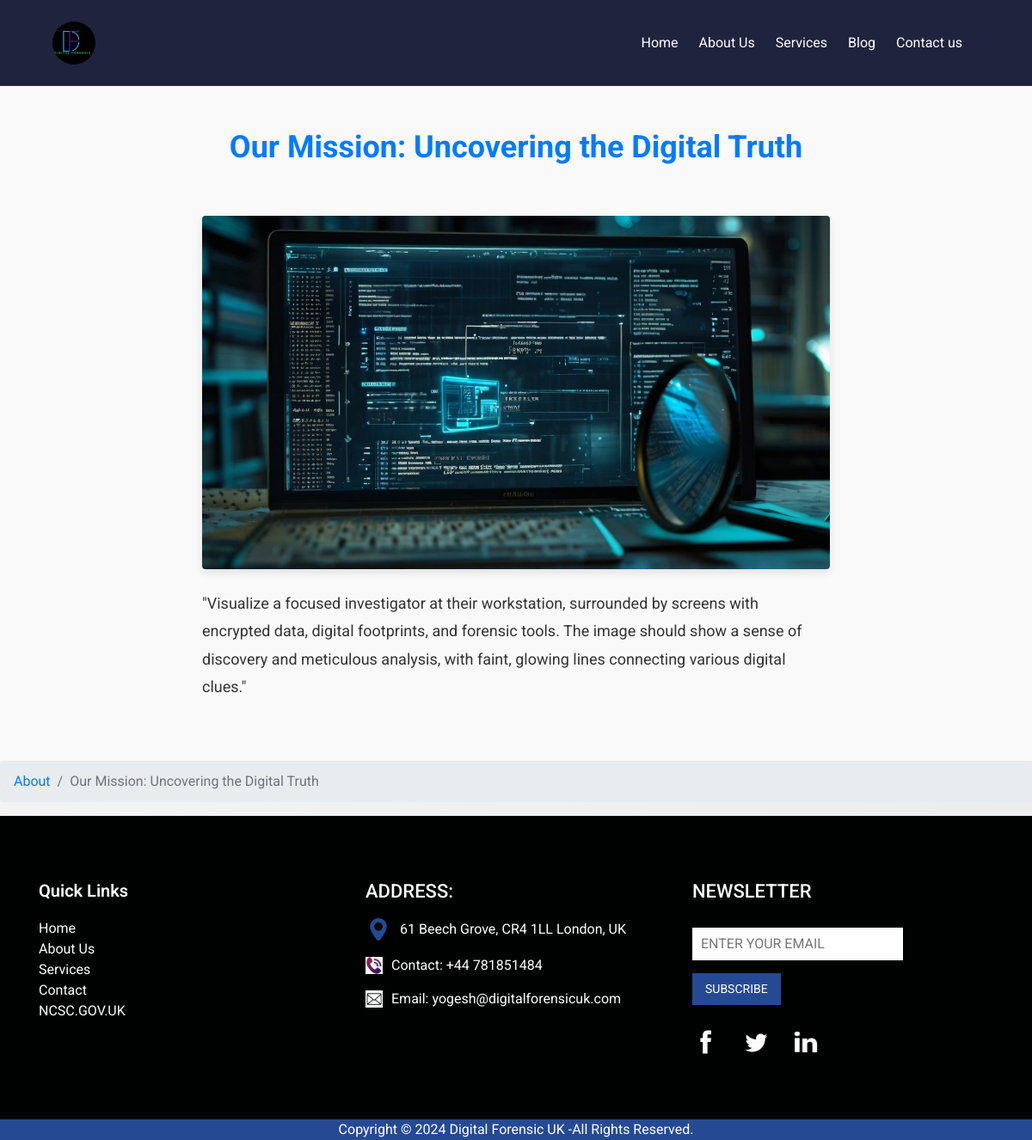
/about/10/, run on the app's committed database.
### forensicApp/models.py (models this page shows, shortened)
class About(models.Model):
    title = models.CharField(max_length=100)
    description = models.TextField()
    image = models.ImageField(upload_to='media')

### forensicApp/views.py (the view)
# urls.py: path('about/<int:pk>/', views.about_detail, name='about_detail'),
def about_detail(reqeust, pk):
    about = get_object_or_404(About, pk=pk)
    return render(reqeust, 'about_detail.html', {'about':about})

### templates/about_detail.html (shortened to what this page needs)
{% extends 'base.html' %}
{% block content %}
<section class="blog_detail_section layout_padding">
    <div class="container">
        <div class="row">
            <div class="col-12 text-center mb-5">
                <h2 class="section_title">{{ about.title }}</h2>
            </div>
        </div>
        <div class="row">
            <div class="col-md-8 offset-md-2">
                <div class="blog_detail_image mb-4">
                    <img src="{{ about.image.url }}" class="img-fluid rounded" alt="{{ blog.title }}">
                </div>
                <div class="blog_detail_content">
                    <p>{{ about.description }}</p>
                </div>
            </div>
        </div>
    </div>
</section>
<nav aria-label="breadcrumb">
    <ol class="breadcrumb">
        <li class="breadcrumb-item"><a href="{% url 'about' %}">About</a></li>
        <li class="breadcrumb-item active" aria-current="page">{{ about.title }}</li>
    </ol>
</nav>
{% endblock %}

### static/css/style.css (style rules this page uses)
body { font-family: "Open Sans", sans-serif; background-color: #fffcf4; }
.layout_padding { padding: 75px 0; }
a, a:hover, a:focus { text-decoration: none; }

### static/css/client_feedback.css (style rules this page uses)
.mb-5 { margin-bottom: 3rem !important; color: rgb(9, 10, 10); }

### static/css/contacts.css (style rules this page uses)
body { font-family: 'Arial', sans-serif; background: linear-gradient(135deg, #f9f9f9, #eaeaea); margin: 0; padding: 0; overflow-x: hidden; }

### static/css/blog_style.css (style rules this page uses)
.section_title { font-size: 36px; font-weight: bold; color: #007bff; margin-bottom: 10px; }
.blog_detail_section { padding: 50px 0; background-color: #f9f9f9; }
.blog_detail_image img { width: 100%; border-radius: 10px; box-shadow: 0 4px 10px rgba(0, 0, 0, 0.1); }
.blog_detail_content { font-size: 18px; line-height: 1.8; color: #333; }
.blog_detail_content p { margin-bottom: 20px; }

### static/css/slider.css (style rules this page uses)
* { box-sizing: border-box; margin: 0; padding: 0; }
body { font-family: 'Roboto', sans-serif; line-height: 1.5; background-color: #f8f9fa; }

### data on the page
About: title "Our Mission: Uncovering the Digital Truth", image (picture), description "\"Visualize a focused investigator at their workstation, surrounded by screens with encrypted data, digital footprints, and forensic tools. The image should show a sense of discovery and meticulous analysis, with faint, glowing lines connecting various digital clues.\""
